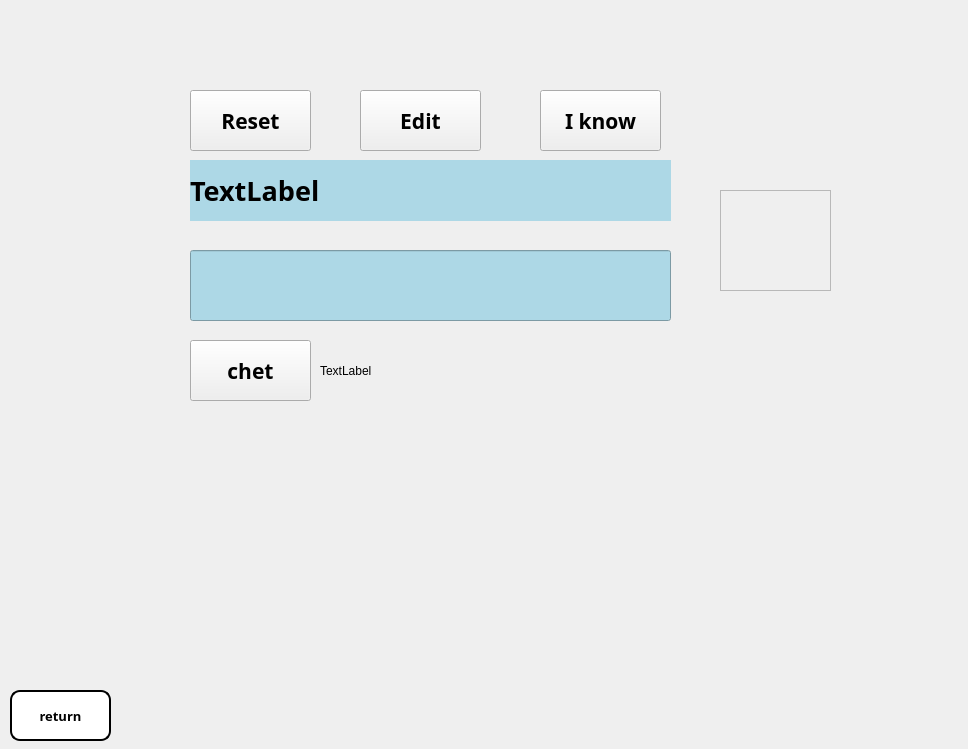
<?xml version="1.0" encoding="UTF-8"?>
<ui version="4.0">
 <class>lets_Try</class>
 <widget class="QWidget" name="lets_Try">
  <property name="geometry">
   <rect>
    <x>0</x>
    <y>0</y>
    <width>968</width>
    <height>749</height>
   </rect>
  </property>
  <property name="windowTitle">
   <string>Form</string>
  </property>
  <widget class="a" name="label">
   <property name="geometry">
    <rect>
     <x>0</x>
     <y>0</y>
     <width>971</width>
     <height>751</height>
    </rect>
   </property>
   <property name="text">
    <string/>
   </property>
   <property name="pixmap">
    <pixmap>download (1).jpg</pixmap>
   </property>
   <property name="scaledContents">
    <bool>true</bool>
   </property>
  </widget>
  <widget class="QFrame" name="frame">
   <property name="geometry">
    <rect>
     <x>720</x>
     <y>190</y>
     <width>111</width>
     <height>101</height>
    </rect>
   </property>
   <property name="frameShape">
    <enum>QFrame::StyledPanel</enum>
   </property>
   <property name="frameShadow">
    <enum>QFrame::Raised</enum>
   </property>
  </widget>
  <widget class="QPushButton" name="reset">
   <property name="geometry">
    <rect>
     <x>190</x>
     <y>90</y>
     <width>121</width>
     <height>61</height>
    </rect>
   </property>
   <property name="font">
    <font>
     <family>Rockwell Extra Bold</family>
     <pointsize>16</pointsize>
     <weight>75</weight>
     <bold>true</bold>
    </font>
   </property>
   <property name="text">
    <string>Reset</string>
   </property>
  </widget>
  <widget class="QLabel" name="label_Chet">
   <property name="geometry">
    <rect>
     <x>320</x>
     <y>350</y>
     <width>251</width>
     <height>41</height>
    </rect>
   </property>
   <property name="text">
    <string>TextLabel</string>
   </property>
  </widget>
  <widget class="QLabel" name="pergunta">
   <property name="geometry">
    <rect>
     <x>190</x>
     <y>160</y>
     <width>481</width>
     <height>61</height>
    </rect>
   </property>
   <property name="font">
    <font>
     <family>Rockwell Extra Bold</family>
     <pointsize>20</pointsize>
     <weight>75</weight>
     <bold>true</bold>
    </font>
   </property>
   <property name="styleSheet">
    <string notr="true">background-color: lightblue; /* Azul claro */
</string>
   </property>
   <property name="text">
    <string>TextLabel</string>
   </property>
  </widget>
  <widget class="QPushButton" name="chet">
   <property name="geometry">
    <rect>
     <x>190</x>
     <y>340</y>
     <width>121</width>
     <height>61</height>
    </rect>
   </property>
   <property name="font">
    <font>
     <family>Rockwell Extra Bold</family>
     <pointsize>16</pointsize>
     <weight>75</weight>
     <bold>true</bold>
    </font>
   </property>
   <property name="text">
    <string>chet</string>
   </property>
  </widget>
  <widget class="QLineEdit" name="resposta">
   <property name="geometry">
    <rect>
     <x>190</x>
     <y>250</y>
     <width>481</width>
     <height>71</height>
    </rect>
   </property>
   <property name="font">
    <font>
     <family>Rockwell Extra Bold</family>
     <pointsize>20</pointsize>
     <weight>75</weight>
     <bold>true</bold>
    </font>
   </property>
   <property name="styleSheet">
    <string notr="true">background-color: lightblue; /* Azul claro */
</string>
   </property>
   <property name="text">
    <string/>
   </property>
  </widget>
  <widget class="QPushButton" name="edit">
   <property name="geometry">
    <rect>
     <x>360</x>
     <y>90</y>
     <width>121</width>
     <height>61</height>
    </rect>
   </property>
   <property name="font">
    <font>
     <family>Rockwell Extra Bold</family>
     <pointsize>16</pointsize>
     <weight>75</weight>
     <bold>true</bold>
    </font>
   </property>
   <property name="text">
    <string>Edit</string>
   </property>
  </widget>
  <widget class="QPushButton" name="i_know">
   <property name="geometry">
    <rect>
     <x>540</x>
     <y>90</y>
     <width>121</width>
     <height>61</height>
    </rect>
   </property>
   <property name="font">
    <font>
     <family>Rockwell Extra Bold</family>
     <pointsize>16</pointsize>
     <weight>75</weight>
     <bold>true</bold>
    </font>
   </property>
   <property name="text">
    <string>I know</string>
   </property>
  </widget>
  <widget class="QPushButton" name="pushButton_2">
   <property name="geometry">
    <rect>
     <x>10</x>
     <y>690</y>
     <width>101</width>
     <height>51</height>
    </rect>
   </property>
   <property name="font">
    <font>
     <family>Rockwell Extra Bold</family>
     <pointsize>10</pointsize>
     <weight>75</weight>
     <bold>true</bold>
    </font>
   </property>
   <property name="styleSheet">
    <string notr="true">QPushButton {
    background-color:White;
    color: black;
    border-radius: 10px;
    border: 2px solid black;
}

QPushButton:hover {
    background-color: Gray;
    color: white;
    border: 2px solid white;
}

QPushButton:pressed {
    background-color:Gray;
    border: 2px solid yellow;
}</string>
   </property>
   <property name="text">
    <string>return</string>
   </property>
  </widget>
 </widget>
 <customwidgets>
  <customwidget>
   <class>a</class>
   <extends>QLabel</extends>
   <header location="global">a.h</header>
  </customwidget>
 </customwidgets>
 <resources/>
 <connections/>
</ui>
